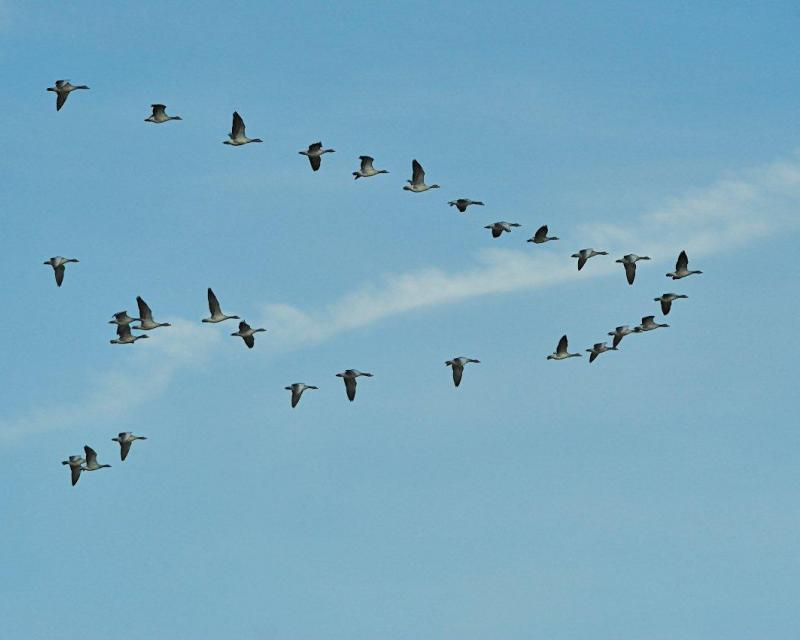
#> input picture Traitement de l'image/TE3/DATA_TE3/voilier_oies_blanches.jpg, 800 x 640 px, found by its file name
$ python TE3-Segmentation-Image.py
#> lines starting #> are read from the running program, lines starting #| are printed output that depends on the picture; after the words box and inside, x2 and y2 are one past the last pixel; in counts of white or black regions, pixels touching at a corner belong together
import numpy as np
import cv2
from matplotlib import pyplot as plt

###############################################################
###################Binarisation manuelle#######################
###############################################################

# Image couleur
img = cv2.imread('/Users/melvindubee/Documents/ENSTA/Traitement-image/DATA_TE3/voilier_oies_blanches.jpg')
#> img is the input picture: shape (640, 800, 3); mean B, G, R 193.5, 169.5, 121.6
cv2.imshow('image en couleur', img)

# Image gris
Img_grey = cv2.cvtColor(img, cv2.COLOR_BGR2GRAY)
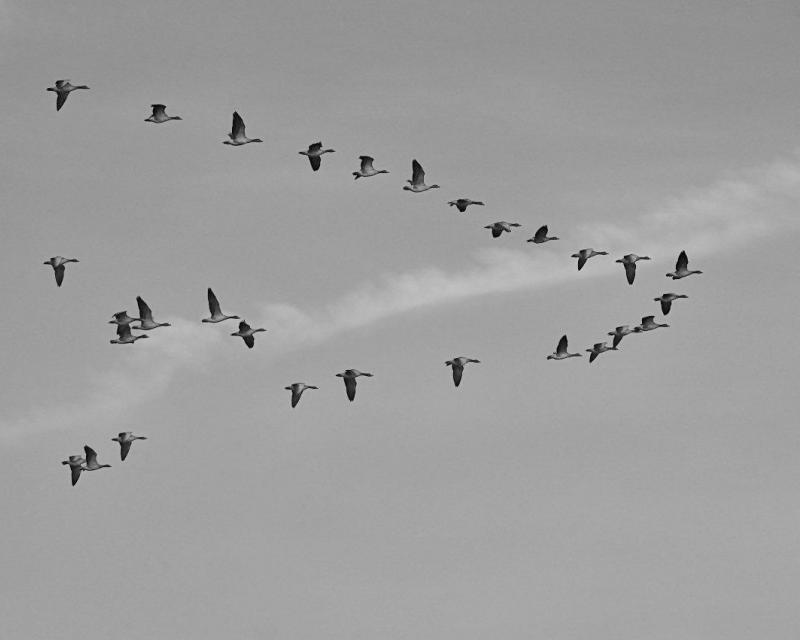
#> Img_grey: shape (640, 800); min 2, max 210, mean 157.9
cv2.imshow('image en gris', Img_grey)

#Binarisation
ret,thresh1 = cv2.threshold(Img_grey,127,255,cv2.THRESH_BINARY)
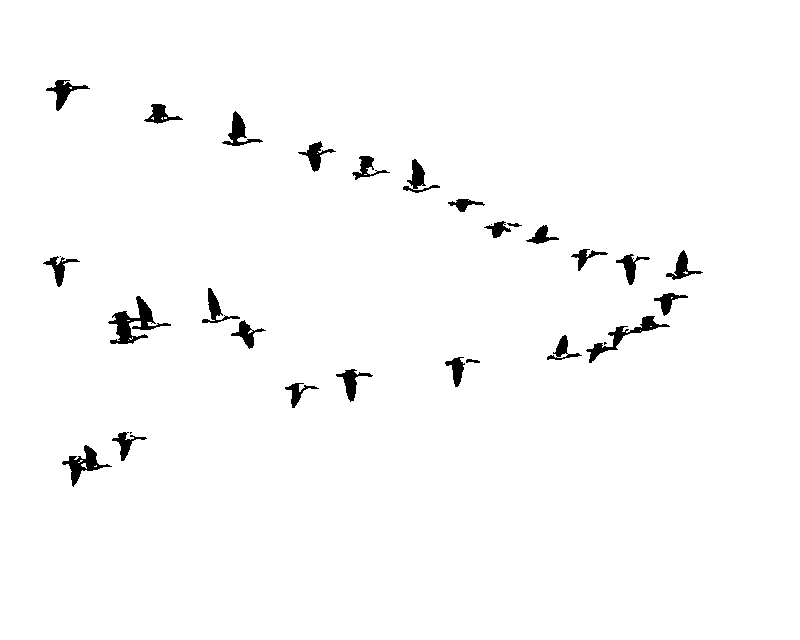
#> thresh1: shape (640, 800); 98.2% white; 30 black regions (4 under 20 px), largest, box (x1, y1, x2, y2) and area: (108, 296, 171, 344) 985, (586, 316, 670, 363) 699, (62, 445, 112, 487) 612
cv2.imshow('image binaire', thresh1)
cv2.waitKey(0)

#Threshold_type

ret,thresh2 = cv2.threshold(Img_grey,127,255,cv2.THRESH_BINARY_INV)
ret,thresh3 = cv2.threshold(Img_grey,127,255,cv2.THRESH_TRUNC)
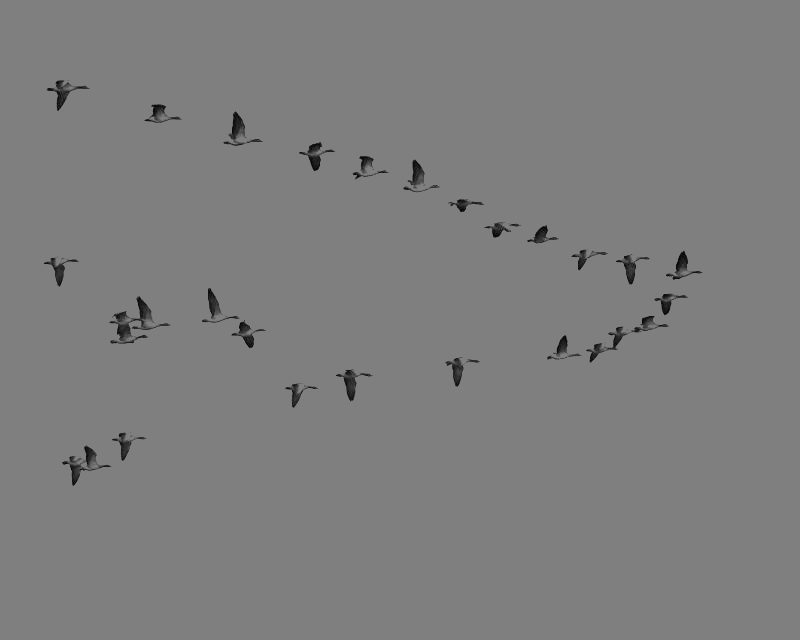
#> thresh3: shape (640, 800); min 2, max 127, mean 125.9
ret,thresh4 = cv2.threshold(Img_grey,127,255,cv2.THRESH_TOZERO)
ret,thresh5 = cv2.threshold(Img_grey,127,255,cv2.THRESH_TOZERO_INV)
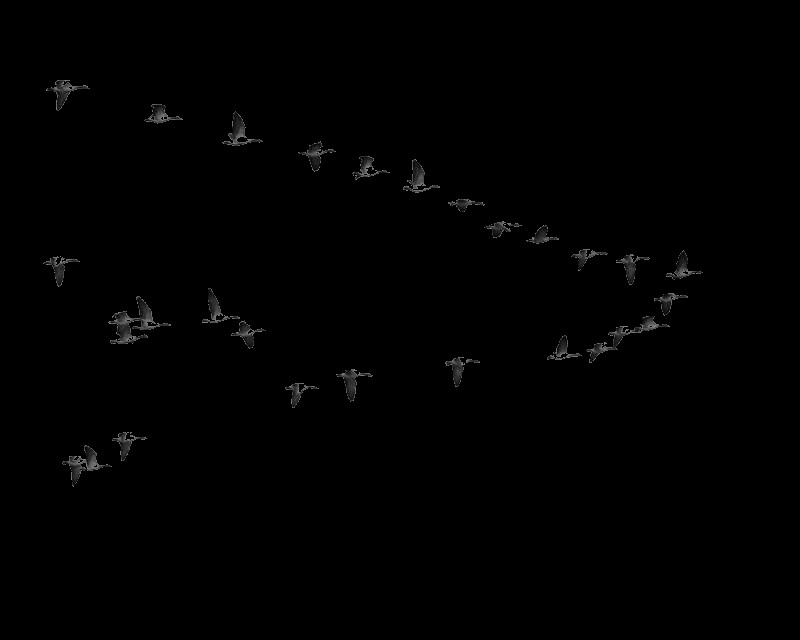
#> thresh5: shape (640, 800); min 0, max 127, mean 1.1

titles = ['Original Image','BINARY','BINARY_INV','TRUNC','TOZERO','TOZERO_INV']
images = [img, thresh1, thresh2, thresh3, thresh4, thresh5]
for i in range(6):
    plt.subplot(2,3,i+1),plt.imshow(images[i],'gray',vmin=0,vmax=255)
    plt.title(titles[i])
    plt.xticks([]),plt.yticks([])


images = [Img_grey, 0, thresh1]

#Histogramme
plt.figure()
for i in range(3):
    plt.hist(images[0].ravel(),256)
    plt.plot()

###############################################################
############Binarisation manuelle avec trackbar################
###############################################################

# fonction appelée par cv2.createTrackbar()
def Seuillage(x):
    ret, binary = cv2.threshold(Img_grey, cv2.getTrackbarPos("Seuil T", "Binary"), 255, cv2.THRESH_BINARY_INV);

    # cv2.getTrackbarPos("Seuil T","Binary") : renvoie la valeur (position) du curseur
    # nommé "Seuil T" de la fenêtre nommée "Binary" lorsque vous l'avez bougé
    # 255 est la valeur que prennent les pixels dont les niv de gris sont supérieurs
    # ou inférieurs au seuil (selon Type choisi dans cv2.threshold - threshold_type)
    # cv2.THRESH_BINARY_INV : valeur choisie pour threshold_type
    cv2.imshow("Binary", binary);


# Création d'une fenêtre allant contenir l'image binaire
cv2.namedWindow("Binary", 1)
cv2.createTrackbar("Seuil T", "Binary", 100, 255, Seuillage);  # création
# d'un curseur glissant nommé "Seuil T" dans la fenêtre nommée "Binary". La position
# initiale de ce curseur est fixée à une valeur quelconque désignée par la variable seuil(=100),
# la valeur max est 255. L'action à réaliser à chaque fois que la position du curseur
# bouge, est la fonction seuillage.
cv2.waitKey(0)
plt.show


# Binarisation automatique
plt.figure()
# Image voilier oies blanches

# global thresholding
ret1,th1 = cv2.threshold(Img_grey,127,255,cv2.THRESH_BINARY)

# Otsu's thresholding
ret2,th2 = cv2.threshold(Img_grey,0,255,cv2.THRESH_BINARY+cv2.THRESH_OTSU)
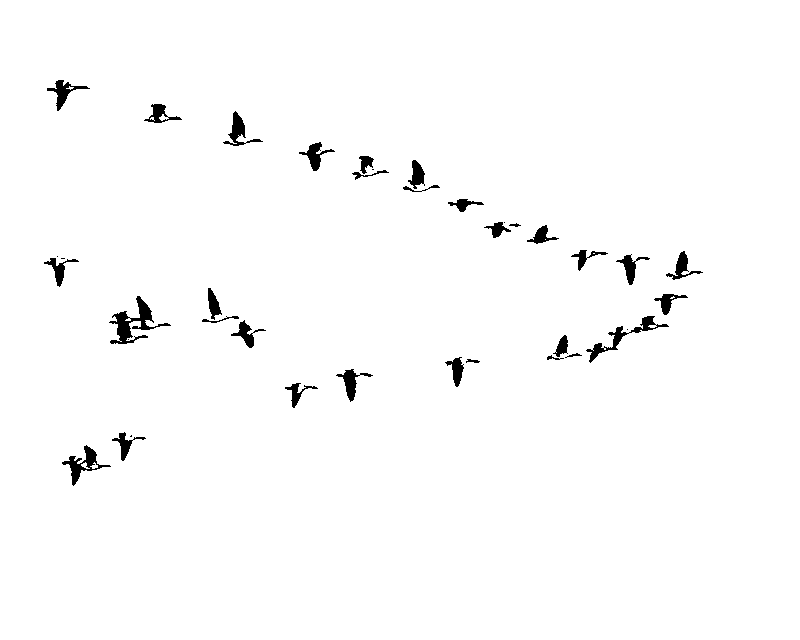
#> th2: shape (640, 800); 98.5% white; 38 black regions (7 under 20 px), largest, box (x1, y1, x2, y2) and area: (109, 296, 171, 344) 862, (586, 316, 669, 363) 596, (62, 445, 111, 486) 528
#> ret2 = 106

# Otsu's thresholding after Gaussian filtering
blur = cv2.GaussianBlur(Img_grey,(5,5),0)
ret3,th3 = cv2.threshold(blur,0,255,cv2.THRESH_BINARY+cv2.THRESH_OTSU)
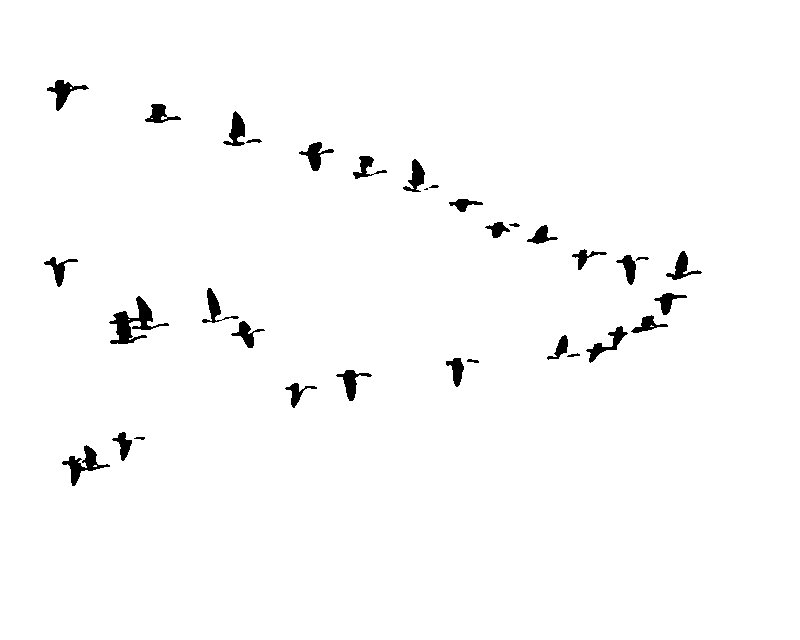
#> th3: shape (640, 800); 98.3% white; 33 black regions (1 under 20 px), largest, box (x1, y1, x2, y2) and area: (109, 296, 169, 344) 952, (62, 445, 110, 486) 590, (47, 80, 89, 111) 433
#> ret3 = 115

# plot all the images and their histograms
images = [img, 0, th1,
          img, 0, th2,
          blur, 0, th3]
titles = ['Original Noisy Image','Histogram','Global Thresholding (v=127)',
          'Original Noisy Image','Histogram',"Otsu's Thresholding",
          'Gaussian filtered Image','Histogram',"Otsu's Thresholding"]
for i in range(3):
    plt.subplot(3,3,i*3+1),plt.imshow(images[i*3],'gray')
    plt.title(titles[i*3]), plt.xticks([]), plt.yticks([])
    plt.subplot(3,3,i*3+2),plt.hist(images[i*3].ravel(),256)
    plt.title(titles[i*3+1]), plt.xticks([]), plt.yticks([])
    plt.subplot(3,3,i*3+3),plt.imshow(images[i*3+2],'gray')
    plt.title(titles[i*3+2]), plt.xticks([]), plt.yticks([])
plt.show()
#> figure, not shown here; B, G, R data is drawn as R, G, B
#> figure, not shown here; tallest bar 42078 high, from x = 161.2 to 162.1; tallest bar 42078 high, from x = 161.2 to 162.1; tallest bar 42078 high, from x = 161.2 to 162.1
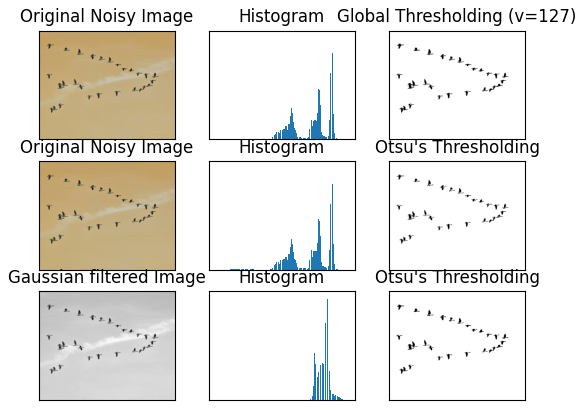
#> figure drawn by matplotlib, 9 panels; B, G, R data is drawn as R, G, B


# Image img_ds
